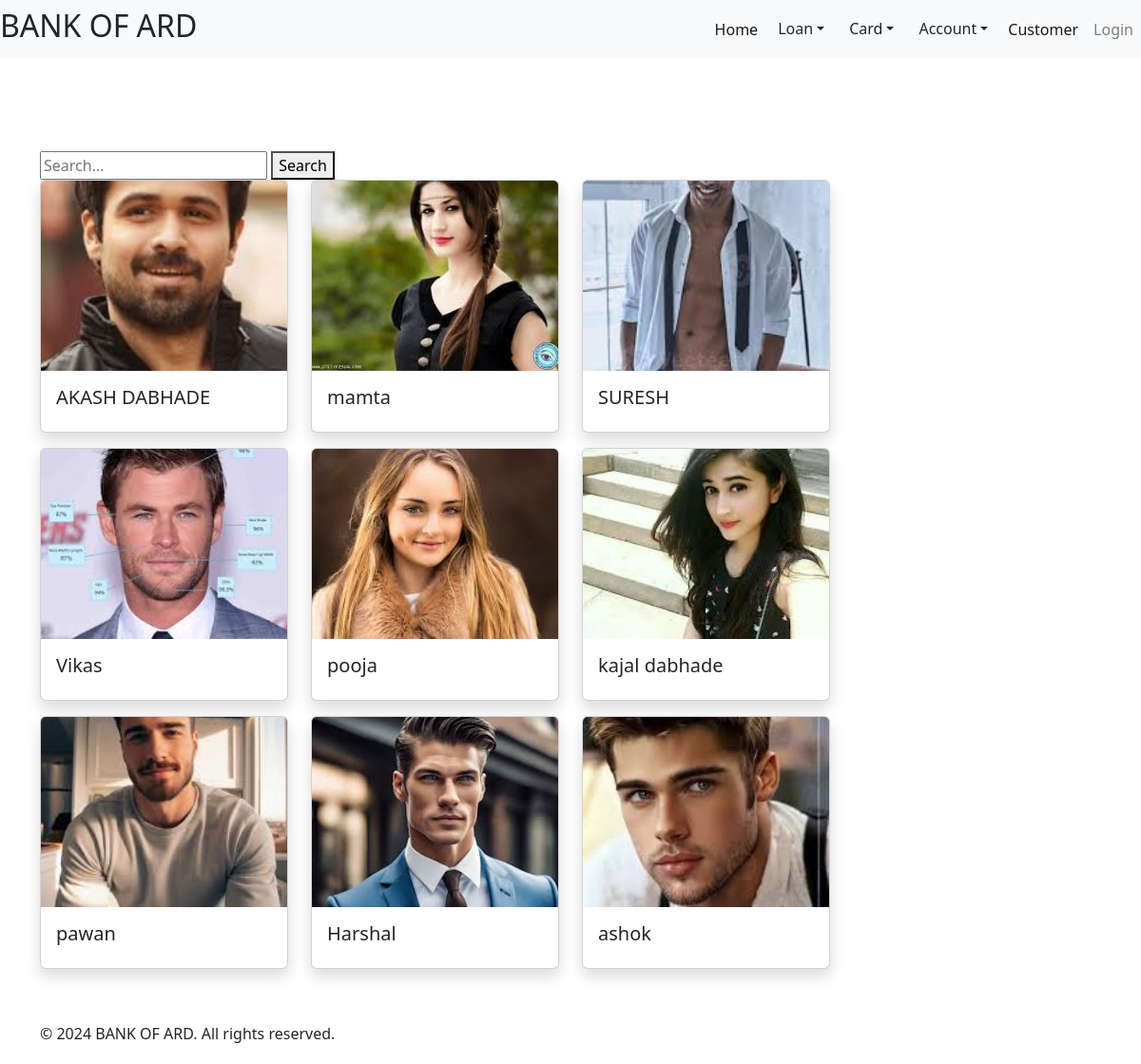
The page /Customer/ on the database its author committed.
### ARD_BANK/models.py (models this page shows)
class Cunsumer(models.Model):
    GENDER_CHOICES = (
        ('M', 'Male'),
        ('F', 'Female'),
        ('O', 'Other'),
    )
    name = models.CharField(max_length=30)
    phone = models.BigIntegerField()
    account_no = models.BigIntegerField()
    dob = models.DateTimeField()
    addr = models.CharField(max_length=50)
    email = models.EmailField()
    image = models.ImageField(upload_to="images/")
    amount = models.FloatField()
    gender = models.CharField(max_length=1, choices=GENDER_CHOICES)
    document = models.FileField(upload_to="documents/")
    objects = models.Manager()
    customers = CustomeManager()

### ARD_BANK/views.py (the view)
# urls.py: path('Customer/', views.customer, name="Customer"),
def customer(request):
    obj = Cunsumer.objects.all()
    return render(request, 'Customer.html',{'obj':obj})

### ARD_BANK/templates/Customer.html (shortened to what this page needs)
<!DOCTYPE html>
{% load static %}
<html lang="en">
<head>
    {% include 'header.html'%}
    <link href="https://cdn.jsdelivr.net/npm/bootstrap@5.3.3/dist/css/bootstrap.min.css" rel="stylesheet">
</head>
<body>
    <br>
    <div class="container">
        <h1 class="text-center mb-4" style="color: white;">Customer Details</h1>
        <form method="GET" action="{% url 'search_view' %}">
            <input type="text" name="query" placeholder="Search...">
            <button type="submit">Search</button>
        <div class="row">
            {% for x in obj %}
            <div class="col-md-3 mb-3">
                <a href="{% url 'detail' x.id %}" class="card-link">
                    <div class="card shadow">
                        <img class="card-img-top" src="{{ x.image.url }}" alt="Image not found">
                        <div class="card-body">
                            <h5 class="card-title">{{ x.name }}</h5>
                        </div>
                    </div>
                </a>
            </div>
            {% if forloop.counter|divisibleby:3 and not forloop.last %}
                        </div><div class="row">
            {% endif %}
            {% endfor %}
        </div>
    </div>
{% include 'footer.html' %}
</body>
</html>

### ARD_BANK/templates/header.html (shortened to what this page needs)
{% load static %}
<!DOCTYPE html>
<html lang="en">
<head>
    <link rel="stylesheet" type="text/css" href="{% static 'css/style.css' %}">
    <link rel="stylesheet" href="https://stackpath.bootstrapcdn.com/bootstrap/4.5.2/css/bootstrap.min.css">
</head>
<body>
<nav class="navbar navbar-expand-lg navbar-light bg-light">
    <h2>BANK OF ARD</h2>
    <div class="collapse navbar-collapse" id="navbarNav">
        <ul class="navbar-nav ml-auto">
            <li class="nav-item active">
                <a class="nav-link" href="{%url 'Home' %}">Home</a>
            </li>
            <div class="dropdown">
                <button type="button" class="btn btn- dropdown-toggle" data-toggle="dropdown">Loan</button>
            </div>
            <div class="dropdown">
                <button type="button" class="btn btn- dropdown-toggle" data-toggle="dropdown">Card</button>
            </div>
            <div class="dropdown">
                <button type="button" class="btn btn- dropdown-toggle" data-toggle="dropdown">Account</button>
            </div>
                        <li class="nav-item active">
                            <a class="nav-link" href="{%url 'Customer' %}">Customer</a>
                        </li>
                        <li class="nav-item">
                            <a href="#" class="nav-link">Login</a></li>
        </ul>
    </div>
</nav>
</body>

### ARD_BANK/templates/footer.html
<footer>
    <div class="container">
        <div class="row">
            <div class="col">
                &copy; 2024 BANK OF ARD. All rights reserved.
            </div>
        </div>
    </div>
</footer>

### ARD_BANK/static/style.css (style rules this page uses)
.container { max-width: 800px; margin: 0 auto; padding: 20px; }
.container h1 { font-size: 24px; margin-bottom: 10px; }

### ARD_BANK/templates/header.html (style rules this page uses)
h1,h2,p { color: rgb(27, 27, 27); }

### ARD_BANK/templates/Customer.html (style rules this page uses)
.card-link { text-decoration: none; color: #f8ecec; transition: all 0.3s ease-in-out; }
.card { box-shadow: 0 0 20px rgba(0, 0, 0, 0.1); }
.card-img-top { height: 200px; object-fit: cover; }

### rows shown on the page
Cunsumer: image (picture), name "AKASH DABHADE"
Cunsumer: image (picture), name "mamta"
Cunsumer: image (picture), name "SURESH"
Cunsumer: image (picture), name "Vikas"
Cunsumer: image (picture), name "pooja"
Cunsumer: image (picture), name "kajal dabhade"
Cunsumer: image (picture), name "pawan"
Cunsumer: image (picture), name "Harshal"
Cunsumer: image (picture), name "ashok"
